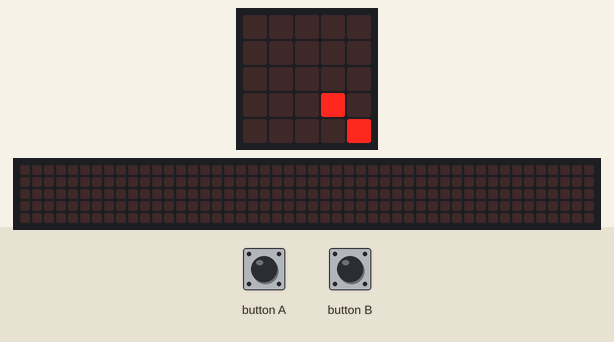
The program below on a simulated BBC micro:bit running MicroPython. On the bench: the board's 5×5 LED display, a strip that is not on the board, showing the scrolling text unrolled. The inputs (shaded band) are chosen by the test bench. Random numbers come from a fixed seed; the 48×5 strip is a reading aid, not a part: it shows the text the display is scrolling, unrolled, one strip-width of it at a time.

Above: at 1.2 s.
1.3 s: button B pressed for 0.15 s
At 1.37 s:
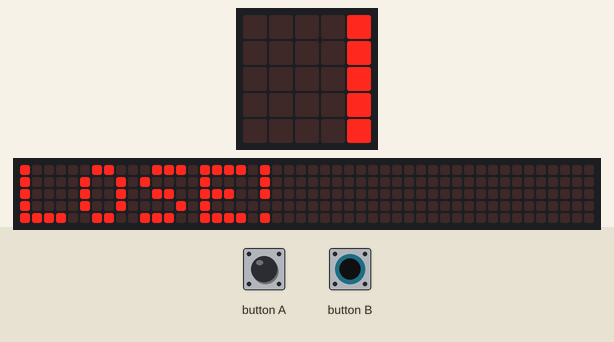
5.0 s: button B pressed for 1 s
At 9.51 s:
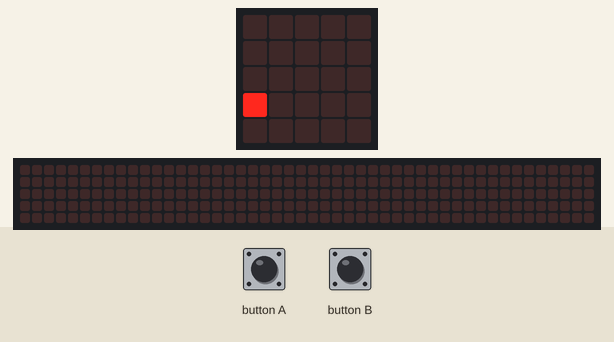
9.6 s: button B pressed for 0.15 s
At 9.83 s:
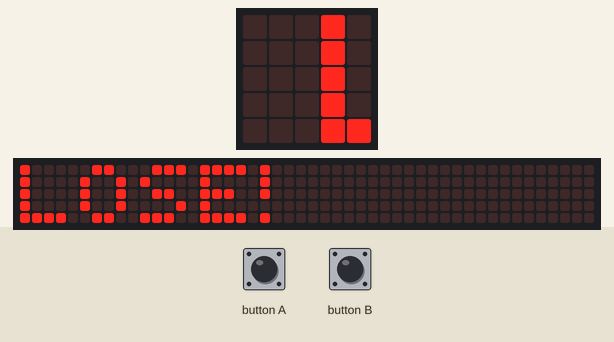
13.3 s: button B pressed for 3.2 s
At 15.41 s:
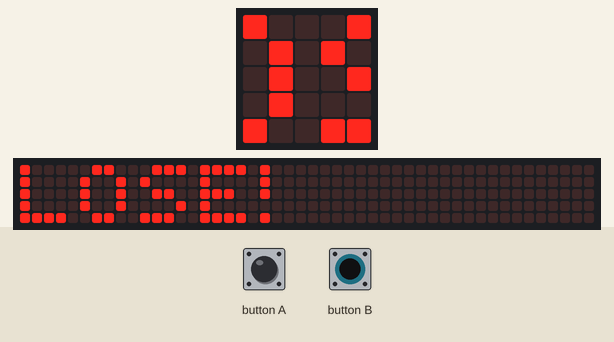
17.1 s: button B pressed for 1 s
At 22.2 s:
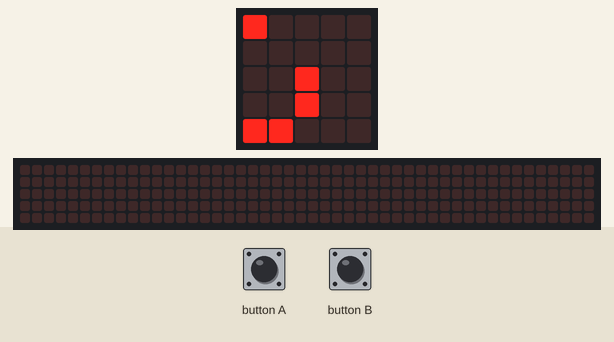

The program:

app.py
```python
""" a simple game for the bbc microbit computer.

    a random number of leds are shown.
    the aim of the game is to press the a button once for each led and
    press the b button to submit your answer.
"""

from microbit import display, sleep, button_a, button_b
import random

NUM_LEDS = 25

def get_coords(num):
    """ returns a tuple representing the x, y coordinates of a microbit led

        Args:
            num: int representing the led assuming they are numbered as below:

            0  1  2  3  4
            5  6  7  8  9
            10 11 12 13 14
            15 16 17 18 19
            20 21 22 23 24

        Returns:
            tuple of ints representing the x, y coordinate
    """

    # assert the input is within the valid range ...
    assert num >= 0 and num < NUM_LEDS, 'Num out of range'

    # canclulate the coords ...
    x = num % 5
    y = (num - x) / 5

    # return the result ...
    return (int(x), int(y))

def get_button_presses():
    """ returns how many times button_a is
        pressed until button_b is pressed
    """

    # getting the count now resets the counter
    num = button_a.get_presses()

    # sleep until button_b is pressed ...
    while not button_b.is_pressed():
        sleep(100)

    # get the count again to get the number of
    # button_a presses since the last call
    num = button_a.get_presses()

    # return the result ...
    return num

def main():
    """ entry point to the app """

    # loop forever
    while True:
        # generate a random number to represent the number of leds to show ...
        num = random.randint(0, 10)

        # clear the display from the previous game ...
        display.clear()

        # a list to keep track of which leds have been used ...
        used = []

        # loop 'num' times ...
        for i in range(num):
            # generate a random number to represent which led to show ...
            led = random.randint(0, NUM_LEDS-1)

            # if the led has already been used,
            # generate another random number ...
            while led in used:
                led = random.randint(0, NUM_LEDS-1)
            used.append(led)

            # get the coords for the led to show ...
            x, y = get_coords(led)

            # show the led ...
            display.set_pixel(x, y, 9)

        # get the answer from the user ...
        input_num = get_button_presses()

        # if the answer is correct, display WIN otherwise LOSE ...
        if num == input_num:
            display.scroll("WIN!")
        else:
            display.scroll("LOSE!")

main()
```

Measured:
- after the input at 1.3 s, the display: changes at once (image 1)
- after the input at 9.6 s, the display: first changes at once (image 3 shows a later state)
